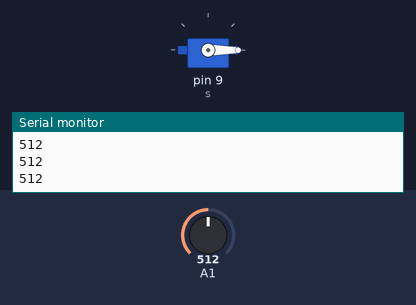
Simulated run of this sketch. Board: Arduino Uno, built with avr-gcc and run on an emulated ATmega328P. Parts: servo, the last lines printed to the serial monitor. Inputs (shaded band) come from the test bench; at power-on: A1 = 512.

Above: at 1.2 s.
1.3 s: A1 set to 406
2.8 s: A1 set to 392
At 4.0 s:
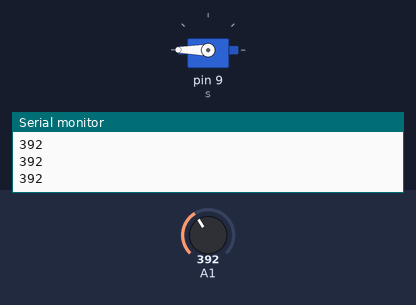
4.3 s: A1 set to 410
At 5.2 s:
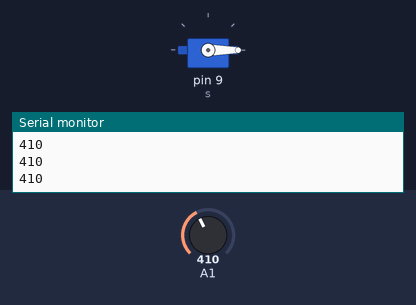
5.8 s: A1 set to 390
At 6.5 s:
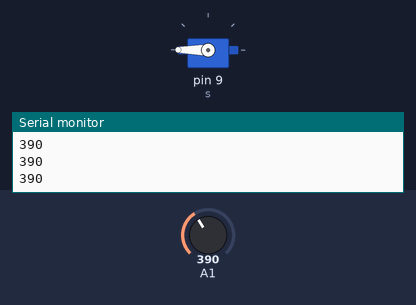
Timing chart, 0 to 8.3 s (numbered marks = the images above; inputs shaded):
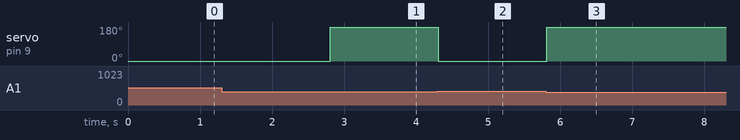

The sketch:

Simple_Servo_LDR.ino
```cpp
#include <Servo.h>

int photo ;
Servo s;
void setup() {

  s.attach(9) ;
  Serial.begin(9600); // put your setup code here, to run once:

}

void loop() {
  photo = analogRead(A1) ;
  Serial.println(photo) ;
  if(photo < 400)
  {
    s.write(180);
  }
  else
  {
    s.write(0);
  }
  // put your main code here, to run repeatedly:

}
```

Measured:
- the behaviour switches between 400 and 399 on A1 (found by bisection; images 0 and 1)
- after the input at 2.8 s, servo on pin 9 (s): 0° → 180° at once
- after the input at 4.3 s, servo on pin 9 (s): 180° → 0° at once
- after the input at 5.8 s, servo on pin 9 (s): 0° → 180° at once
